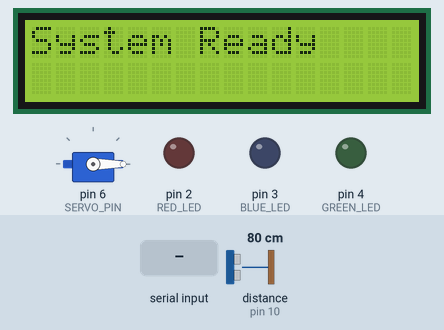
This sketch was run on a simulated Arduino Uno, built with avr-gcc and run on an emulated ATmega328P. Parts: servo, 16×2 character LCD, output pins drawn as LEDs (lit = HIGH). Wiring (inferred from the names in the program): ultrasonic range finder: trigger pin 9; echo pin 10. Dashed ring = blinking. Inputs (shaded band) come from the test bench; at power-on: distance to the obstacle (sensor on pin 10) 80 cm. The echo pulse lasts 58.3 µs per cm; pins used as bus, display or sensor lines are not drawn; what the sketch prints to the serial monitor is not drawn.

Above: at 2.1 s.
4.3 s: distance to the obstacle (sensor on pin 10) set to 43 cm
6.2 s: distance to the obstacle (sensor on pin 10) set to 36 cm
At 8.0 s:
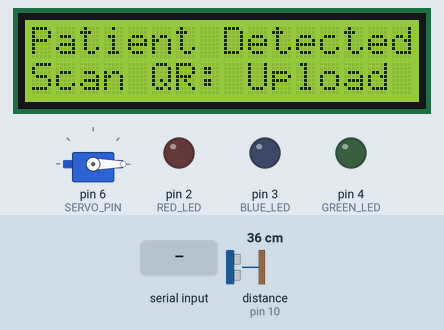
8.6 s: "R" received over Serial
At 13.6 s:
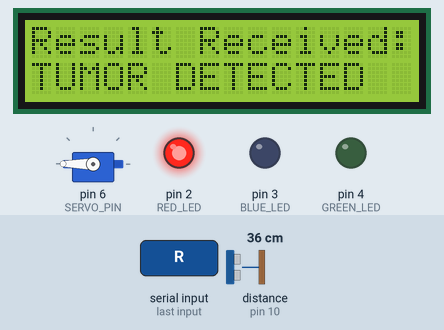
14.0 s: distance to the obstacle (sensor on pin 10) set to 60 cm
At 15.9 s:
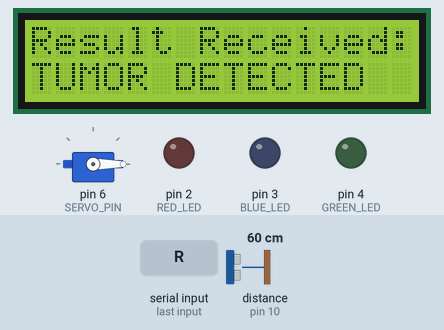
17.0 s: "B" received over Serial
At 19.8 s:
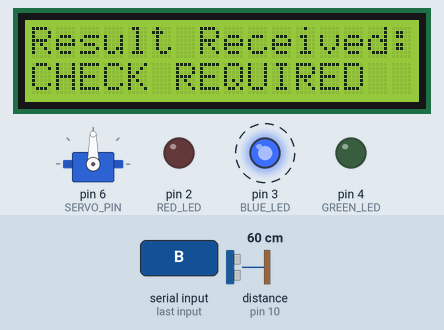
20.0 s: "G" received over Serial
At 25.4 s:
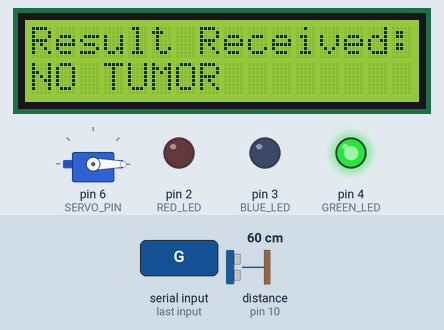
Timing chart, 0 to 28.7 s (numbered marks = the images above; inputs shaded):
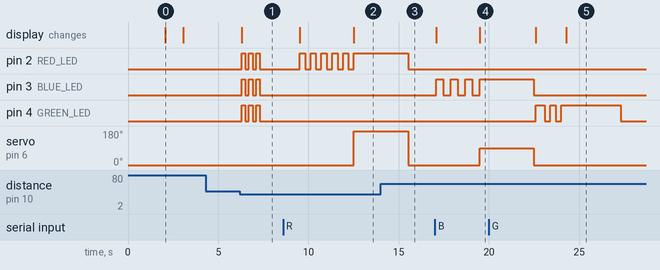

The sketch:

arduino_hardware.ino
```cpp
/**
 * BRAIN TUMOR CLASSIFICATION - ARDUINO ROBOTICS INTEGRATION
 *
 * Components:
 * - Arduino UNO
 * - Ultrasonic Sensor HC-SR04 (pins D9, D10)
 * - Servo Motor SG90 (pin D6)
 * - Red LED (pin D2)
 * - Blue LED (pin D3)
 * - Green LED (pin D4)
 * - LCD 16x2 JHD162A (4-bit mode)
 * - 10k Potentiometer (for LCD contrast control)
 *
 * Hardware Wiring:
 *
 * ULTRASONIC (HC-SR04):    SERVO (SG90):        LEDs:
 * ├─ VCC → 5V              ├─ Red → 5V          ├─ Red → D2
 * ├─ GND → GND             ├─ Brown → GND       ├─ Blue → D3
 * ├─ TRIG → D9             └─ Orange → D6       └─ Green → D4
 * └─ ECHO → D10
 *
 * LCD (16x2 JHD162A):
 * ├─ VSS (1) → GND                              ├─ E (6) → D11
 * ├─ VDD (2) → 5V                               ├─ D4 (11) → D5
 * ├─ V0 (3) → Potentiometer middle pin          ├─ D5 (12) → D7
 * ├─ RS (4) → D12                               ├─ D6 (13) → D8
 * ├─ R/W (5) → GND                              ├─ D7 (14) → D13
 * └─ A (15) → 5V                                └─ K (16) → GND
 *
 * 10k Potentiometer:
 * ├─ Pin 1 → GND
 * ├─ Pin 2 → LCD V0 (pin 3)
 * └─ Pin 3 → 5V
 *
 * Serial Communication Signals from Laptop:
 * R - Red LED + Servo 180° (High Risk)
 * Y - Blue LED + Servo 90° (Moderate Risk)
 * G - Green LED + Servo 0° (Healthy)
 * B - Blue LED (Low Confidence)
 */

#include <Servo.h>
#include <LiquidCrystal.h>

// LCD Initialization (4-bit mode)
// RS → D12, E → D11, D4 → D5, D5 → D7, D6 → D8, D7 → D13
LiquidCrystal lcd(12, 11, 5, 7, 8, 13);

// Servo motor
Servo servo;
const int SERVO_PIN = 6;

// Ultrasonic sensor pins
const int TRIG_PIN = 9;
const int ECHO_PIN = 10;

// LED pins
const int RED_LED = 2;
const int BLUE_LED = 3;
const int GREEN_LED = 4;

// Distance threshold (cm)
const int DETECTION_DISTANCE = 40;

// Global variables
int lastDetectionDistance = 0;
unsigned long lastPatientDetectionTime = 0;
const unsigned long PATIENT_DETECTION_TIMEOUT = 5000; // 5 seconds

void setup() {
  // Initialize serial communication
  Serial.begin(9600);

  // Initialize servo
  servo.attach(SERVO_PIN);
  servo.write(0); // Home position

  // Initialize LED pins
  pinMode(RED_LED, OUTPUT);
  pinMode(BLUE_LED, OUTPUT);
  pinMode(GREEN_LED, OUTPUT);

  // Initialize ultrasonic sensor pins
  pinMode(TRIG_PIN, OUTPUT);
  pinMode(ECHO_PIN, INPUT);

  // Initialize LCD (16x2)
  lcd.begin(16, 2);
  lcd.setCursor(0, 0);
  lcd.print("Brain Tumor");
  lcd.setCursor(0, 1);
  lcd.print("Classification");

  delay(2000);
  lcd.clear();
  lcd.setCursor(0, 0);
  lcd.print("System Ready");
  delay(1000);
  lcd.clear();

  // Turn off all LEDs initially
  digitalWrite(RED_LED, LOW);
  digitalWrite(BLUE_LED, LOW);
  digitalWrite(GREEN_LED, LOW);
}

void loop() {
  // Check for patient detection
  int distance = measureDistance();
  lastDetectionDistance = distance;

  if (distance < DETECTION_DISTANCE && distance > 0) {
    // Patient detected
    if (millis() - lastPatientDetectionTime > PATIENT_DETECTION_TIMEOUT) {
      // First time detection in this session
      displayPatientDetected();
      lastPatientDetectionTime = millis();
    }
  }

  // Check for serial data from laptop
  if (Serial.available() > 0) {
    char signal = Serial.read();
    processSignal(signal);
  }

  delay(100); // Short delay for stability
}

/**
 * Measure distance using ultrasonic sensor
 * Returns: distance in cm, or -1 if error
 */
int measureDistance() {
  // Clear trigger pin
  digitalWrite(TRIG_PIN, LOW);
  delayMicroseconds(2);

  // Send ultrasonic pulse
  digitalWrite(TRIG_PIN, HIGH);
  delayMicroseconds(10);
  digitalWrite(TRIG_PIN, LOW);

  // Measure pulse duration
  long duration = pulseIn(ECHO_PIN, HIGH, 30000); // 30ms timeout

  if (duration == 0) {
    return -1; // Sensor error
  }

  // Calculate distance (speed of sound: 343 m/s)
  int distance = duration * 0.034 / 2;
  return distance;
}

/**
 * Display "Patient Detected" message on LCD
 */
void displayPatientDetected() {
  lcd.clear();
  lcd.setCursor(0, 0);
  lcd.print("Patient Detected");
  lcd.setCursor(0, 1);
  lcd.print("Scan QR: Upload");

  // Optional: blink all LEDs to indicate detection
  for (int i = 0; i < 3; i++) {
    digitalWrite(RED_LED, HIGH);
    digitalWrite(BLUE_LED, HIGH);
    digitalWrite(GREEN_LED, HIGH);
    delay(200);

    digitalWrite(RED_LED, LOW);
    digitalWrite(BLUE_LED, LOW);
    digitalWrite(GREEN_LED, LOW);
    delay(200);
  }

  delay(2000);
  lcd.clear();
  lcd.setCursor(0, 0);
  lcd.print("Awaiting Result");
  lcd.setCursor(0, 1);
  lcd.print("Distance: ");
  lcd.print(lastDetectionDistance);
  lcd.print("cm");
}

/**
 * Process incoming signal from laptop
 * R = High Risk (Red)
 * Y = Moderate Risk (Blue)
 * G = Healthy (Green)
 * B = Low Confidence (Blue alternate pattern)
 */
void processSignal(char signal) {
  // Clear LCD and display status
  lcd.clear();
  lcd.setCursor(0, 0);
  lcd.print("Result Received:");

  switch (signal) {
    case 'R': // HIGH RISK - Red LED + Servo 180°
      handleHighRisk();
      Serial.println("HIGH_RISK: Red LED, Servo 180°");
      break;

    case 'B': // MODERATE RISK - Blue LED + Servo 90°
      handleModerateRisk();
      Serial.println("MODERATE_RISK: Blue LED, Servo 90°");
      break;

    case 'G': // HEALTHY - Green LED + Servo 0°
      handleHealthy();
      Serial.println("HEALTHY: Green LED, Servo 0°");
      break;

    default:
      Serial.print("Unknown signal: ");
      Serial.println(signal);
      break;
  }
}

/**
 * HIGH RISK Handler
 */
void handleHighRisk() {
  // Turn off all LEDs
  allLedsOff();

  // Blink red LED
  for (int i = 0; i < 5; i++) {
    digitalWrite(RED_LED, HIGH);
    delay(300);
    digitalWrite(RED_LED, LOW);
    delay(300);
  }

  // Keep red LED on
  digitalWrite(RED_LED, HIGH);

  // Move servo to 180° (alert position)
  servo.write(180);

  // Display on LCD
  lcd.setCursor(0, 1);
  lcd.print("TUMOR DETECTED");

  delay(3000);
  allLedsOff();
  servo.write(0);
}

/**
 * MODERATE RISK Handler
 */
void handleModerateRisk() {
  // Turn off all LEDs
  allLedsOff();

  // Toggle blue LED
  for (int i = 0; i < 3; i++) {
    digitalWrite(BLUE_LED, HIGH);
    delay(400);
    digitalWrite(BLUE_LED, LOW);
    delay(400);
  }

  // Keep blue LED on
  digitalWrite(BLUE_LED, HIGH);

  // Move servo to 90° (middle position)
  servo.write(90);

  // Display on LCD
  lcd.setCursor(0, 1);
  lcd.print("CHECK REQUIRED");

  delay(3000);
  allLedsOff();
  servo.write(0);
}

/**
 * HEALTHY Handler
 */
void handleHealthy() {
  // Turn off all LEDs
  allLedsOff();

  // Turn on green LED
  digitalWrite(GREEN_LED, HIGH);
  delay(500);

  // Blink green LED twice
  for (int i = 0; i < 2; i++) {
    digitalWrite(GREEN_LED, LOW);
    delay(300);
    digitalWrite(GREEN_LED, HIGH);
    delay(300);
  }

  // Keep green LED on
  digitalWrite(GREEN_LED, HIGH);

  // Move servo to 0° (home position)
  servo.write(0);

  // Display on LCD
  lcd.setCursor(0, 1);
  lcd.print("NO TUMOR");

  delay(3000);
  allLedsOff();
}

/**
 * Turn off all LEDs
 */
void allLedsOff() {
  digitalWrite(RED_LED, LOW);
  digitalWrite(BLUE_LED, LOW);
  digitalWrite(GREEN_LED, LOW);
}
```

Measured:
- the behaviour switches between 41 and 40 cm on distance to the obstacle (sensor on pin 10) (found by bisection; images 0 and 1)
- after the input at 4.3 s, every drawn part: stays the same
- after the input at 6.2 s, pin 2 (RED_LED), pin 3 (BLUE_LED), pin 4 (GREEN_LED): alternates HIGH for 0.20 s and LOW for 0.20 s, 6 changes in all, then stays LOW, starting after 0.10 s; the display: changes after 0.10 s (image 1)
- after the input at 8.6 s, pin 2 (RED_LED): alternates HIGH for 0.30 s and LOW for 0.30 s, 11 changes in all, then stays HIGH, starting after 0.91 s; servo on pin 6 (SERVO_PIN): 0° → 180° after 3.9 s; the display: first changes after 0.91 s (image 2 shows a later state)
- after the input at 14.0 s, pin 2 (RED_LED): goes on until 15.5 s, then stays LOW; pin 3 (BLUE_LED), pin 4 (GREEN_LED): stops changing and stays LOW
- after the input at 17.0 s, pin 3 (BLUE_LED): alternates HIGH for 0.40 s and LOW for 0.40 s, starting after 0.08 s; servo on pin 6 (SERVO_PIN): 0° → 90° after 2.5 s; the display: first changes after 0.08 s (image 4 shows a later state)
- after the input at 20.0 s, pin 4 (GREEN_LED): goes HIGH 0.50 s, LOW 0.30 s, HIGH 0.30 s, LOW 0.30 s, HIGH 3.3 s, then LOW, starting after 2.6 s; the display: first changes after 2.6 s (image 5 shows a later state)
- what the display in image 0 shows lasts 1.0 s, from 2.1 s to 3.1 s
